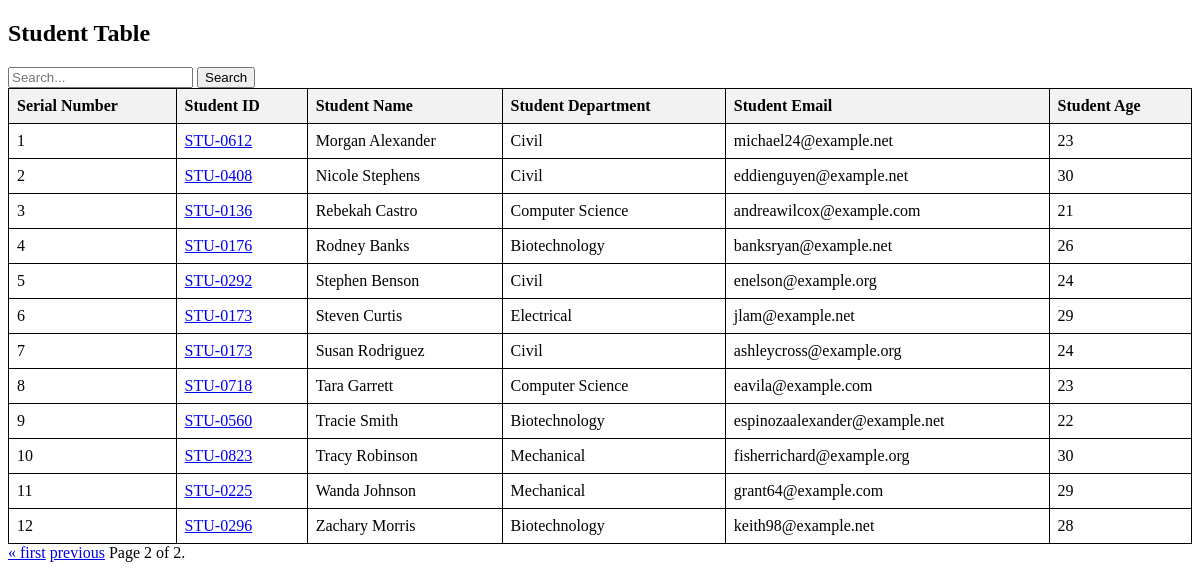
The app's page /student/?page=2 with its own data.
### vege/models.py (models this page shows, shortened)
class Student(models.Model):
    department=models.ForeignKey(Department,related_name="depart",on_delete=models.CASCADE)
    student_id=models.OneToOneField(StudentID,related_name="studentid",on_delete=models.CASCADE)
    student_name=models.CharField(max_length=100)
    student_age=models.IntegerField(default=18)
    student_email=models.EmailField(unique=True)
    student_adress=models.TextField()
    class Meta:
        ordering=['student_name']
        verbose_name="student"

class StudentID(models.Model):
    student_id=models.CharField(max_length=100)
    def __str__(self)->str:
        return self.student_id

class Department(models.Model):
    department=models.CharField(max_length=100)
    class Meta:
        ordering=['department']

### vege/views.py (the view, shortened to what this page needs)
# urls.py: path('student/',get_students,name='get_students'),
def get_students(request):
    query=Student.objects.all()
    paginator = Paginator(query, 25)
    page_number = request.GET.get("page",1)
    marks_set=SubjectMarks.objects.all()
    page_obj = paginator.get_page(page_number)
    return render(request, "students.html", {'query':page_obj})

### vege/templates/students.html (shortened to what this page needs)
<!DOCTYPE html>
<html lang="en">
<head>
</head>
<body>
<h2>Student Table</h2>
<form>
<div class="search-container">
    <input type="text" placeholder="Search..." name="search">
    <button >Search</button>
</div>
</form>
<table>
    <tr>
        <th>Serial Number</th>
        <th>Student ID</th>
        <th>Student Name</th>
        <th>Student Department</th>
        <th>Student Email</th>
        <th>Student Age</th>
    </tr>
    {% for student in query %}
    <tr>
        <td>{{ forloop.counter }}</td>
        <td>
        <a href="{% url 'see_marks' student.student_id %}">
        {{ student.student_id }}
    </a></td>
        <td>{{ student.student_name }}</td>
        <td>{{ student.department.department }}</td>
        <td>{{ student.student_email }}</td>
        <td>{{ student.student_age }}</td>
    </tr>
    {% endfor %}
</table>
<div class="pagination">
    <span class="step-links">
        {% if query.has_previous %}
            <a href="?page=1">&laquo; first</a>
            <a href="?page={{ query.previous_page_number }}">previous</a>
        {% endif %}
        <span class="current">
            Page {{ query.number }} of {{ query.paginator.num_pages }}.
        </span>
    </span>
</div>
</body>
</html>

### vege/templates/students.html (style rules this page uses)
table { width: 100%; border-collapse: collapse; }
table, th, td { border: 1px solid black; }
th, td { padding: 8px; text-align: left; }
th { background-color: #f2f2f2; }

### records on screen
Student: student_id "STU-0612", student_name "Morgan Alexander", department.department "Civil", student_email "michael24@example.net", student_age "23"
Student: student_id "STU-0408", student_name "Nicole Stephens", department.department "Civil", student_email "eddienguyen@example.net", student_age "30"
Student: student_id "STU-0136", student_name "Rebekah Castro", department.department "Computer Science", student_email "andreawilcox@example.com", student_age "21"
Student: student_id "STU-0176", student_name "Rodney Banks", department.department "Biotechnology", student_email "banksryan@example.net", student_age "26"
Student: student_id "STU-0292", student_name "Stephen Benson", department.department "Civil", student_email "enelson@example.org", student_age "24"
Student: student_id "STU-0173", student_name "Steven Curtis", department.department "Electrical", student_email "jlam@example.net", student_age "29"
Student: student_id "STU-0173", student_name "Susan Rodriguez", department.department "Civil", student_email "ashleycross@example.org", student_age "24"
Student: student_id "STU-0718", student_name "Tara Garrett", department.department "Computer Science", student_email "eavila@example.com", student_age "23"
Student: student_id "STU-0560", student_name "Tracie Smith", department.department "Biotechnology", student_email "espinozaalexander@example.net", student_age "22"
Student: student_id "STU-0823", student_name "Tracy Robinson", department.department "Mechanical", student_email "fisherrichard@example.org", student_age "30"
Student: student_id "STU-0225", student_name "Wanda Johnson", department.department "Mechanical", student_email "grant64@example.com", student_age "29"
Student: student_id "STU-0296", student_name "Zachary Morris", department.department "Biotechnology", student_email "keith98@example.net", student_age "28"

### other values on screen
{{ query.number }} "2"
{{ query.paginator.num_pages }} "2"
